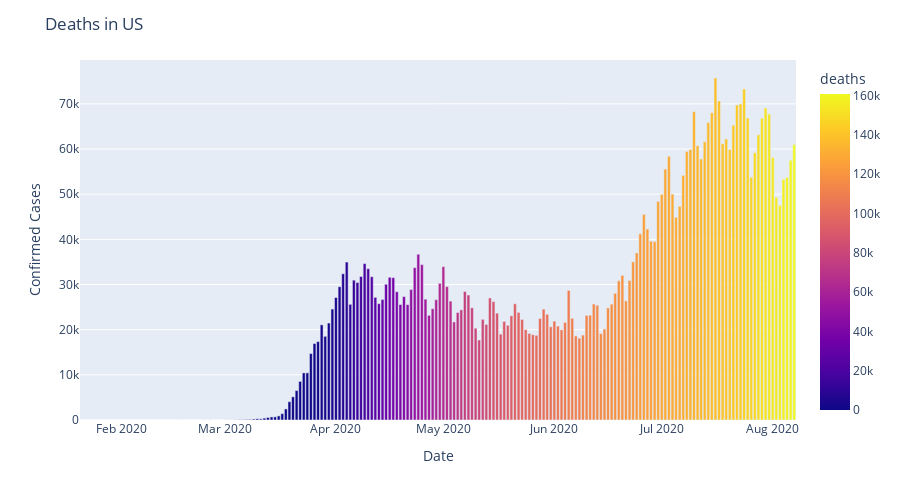

Notebook source saved alongside this figure:
### Code cell
fig = px.bar(us_agg_df, x='date', y='daily_deaths', color='deaths', height=500)

fig.update_layout(title='Deaths in US',
                 xaxis_title="Date",
                 yaxis_title="Confirmed Cases")

### Figure 1 — Plotly figure (JSON) as saved in the notebook; plotly's stock layout.template omitted (floating-point values rounded to 4 significant figures; data arrays with more than 128 entries replaced by an {"elided": "..."} marker saying what was removed)
{"data": [{"alignmentgroup": "True", "hovertemplate": "date=%{x}<br>daily_deaths=%{y}<br>deaths=%{marker.color}<extra></extra>", "legendgroup": "", "marker": {"color": {"elided": "200 int values"}, "coloraxis": "coloraxis"}, "name": "", "offsetgroup": "", "orientation": "v", "showlegend": false, "textposition": "auto", "type": "bar", "x": {"elided": "200 str values"}, "xaxis": "x", "y": {"elided": "200 int values"}, "yaxis": "y"}], "layout": {"barmode": "relative", "coloraxis": {"colorbar": {"title": {"text": "deaths"}}, "colorscale": [[0, "#0d0887"], [0.1111, "#46039f"], [0.2222, "#7201a8"], [0.3333, "#9c179e"], [0.4444, "#bd3786"], [0.5556, "#d8576b"], [0.6667, "#ed7953"], [0.7778, "#fb9f3a"], [0.8889, "#fdca26"], [1, "#f0f921"]]}, "height": 500, "legend": {"tracegroupgap": 0}, "margin": {"t": 60}, "title": {"text": "Deaths in US"}, "xaxis": {"anchor": "y", "domain": [0, 1], "title": {"text": "Date"}}, "yaxis": {"anchor": "x", "domain": [0, 1], "title": {"text": "Confirmed Cases"}}}}
